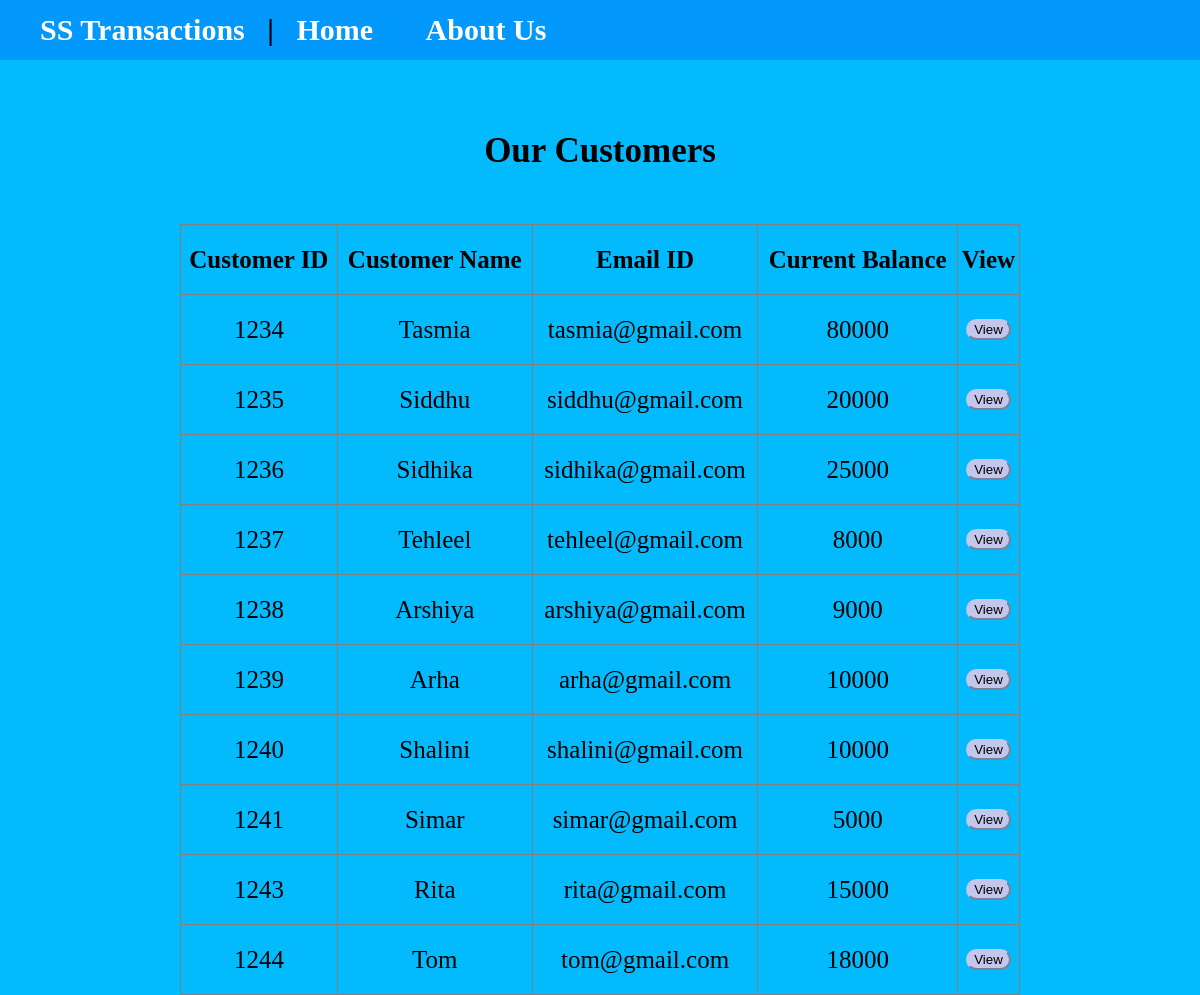
The app's page /view_customers.php with its own data.
### tables this page shows
CREATE TABLE `customers` (
  `customer_id` int(11),
  `name` varchar(30) NOT NULL,
  `email` varchar(50) NOT NULL,
  `current_balance` int(11) NOT NULL
);

### db_connection.php (called while the page is built, shortened)
<?php
$username = "root";
$password = "";
$server = "localhost";
$db = "banking";
$dbConn = mysqli_connect($server,$username,$password,$db);
?>
<?php
function dbQuery($sql)
{
   global $dbConn;
  $result = mysqli_query($dbConn,$sql) or die(mysqli_error($dbConn));
  return $result;
}
function dbFetchAssoc($result)
{
  return mysqli_fetch_assoc($result);
}
?>

### view_customers.php (the view, shortened to what this page needs)
<?php
require_once('db_connection.php');
$sql = "SELECT customer_id,name,email,current_balance FROM customers";
$result = dbQuery($sql);
?>
<!DOCTYPE html>
<html lang="en">
<body>
	<?php include('header.php'); ?>
	<br/>
	<br/>
<center>
	<p><b>Our Customers</b></p>
	<br/>
<table border = "1">
	<tr>
		<td><b>Customer ID</b></td>
		<td><b>Customer Name</b></td>
		<td><b>Email ID</b></td>
		<td><b>Current Balance</b></td>
		<td><b>View</b></td>
	</tr>
	<?php
	while($data = dbFetchAssoc($result)){
	extract($data);
	?>
      <tr>
      <td> <?php echo $customer_id; ?></td>
      <td> <?php echo $name; ?></td>
      <td> <?php echo $email; ?></td>
      <td> <?php echo $current_balance; ?></td>
      <td>
	  <a href="customer_details.php?customer_id=<?php echo $customer_id; ?>&name=<?php echo $name; ?>"><button>View</button></a>
	  </td>
    </tr>
    <?php
	}
	?>
</table>
</center>
</body>
</html>

### view_customers.php (style rules this page uses)
button { border-color: rgb(195, 199, 235); border-radius: 30px; background-color: rgb(195, 199, 235); }
table { border-collapse: collapse; width: 70%; }
p { font-size: 35px; font-family: garamond; text-align: center; }
td { font-size: 25px; font-family: garamond; text-align: center; }
tr { height:70px; }

### header.php (style rules this page uses)
body { height: 100%; margin: 0; background-color: rgb(3, 186, 252); }

### records on screen
customers: customer_id "1234", name "Tasmia", email "tasmia@gmail.com", current_balance "80000"
customers: customer_id "1235", name "Siddhu", email "siddhu@gmail.com", current_balance "20000"
customers: customer_id "1236", name "Sidhika", email "sidhika@gmail.com", current_balance "25000"
customers: customer_id "1237", name "Tehleel", email "tehleel@gmail.com", current_balance "8000"
customers: customer_id "1238", name "Arshiya", email "arshiya@gmail.com", current_balance "9000"
customers: customer_id "1239", name "Arha", email "arha@gmail.com", current_balance "10000"
customers: customer_id "1240", name "Shalini", email "shalini@gmail.com", current_balance "10000"
customers: customer_id "1241", name "Simar", email "simar@gmail.com", current_balance "5000"
customers: customer_id "1243", name "Rita", email "rita@gmail.com", current_balance "15000"
customers: customer_id "1244", name "Tom", email "tom@gmail.com", current_balance "18000"
